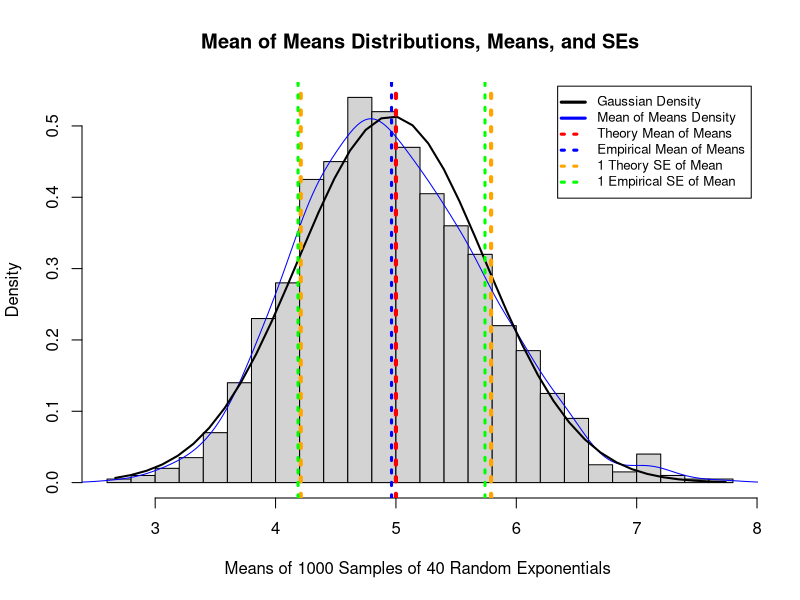
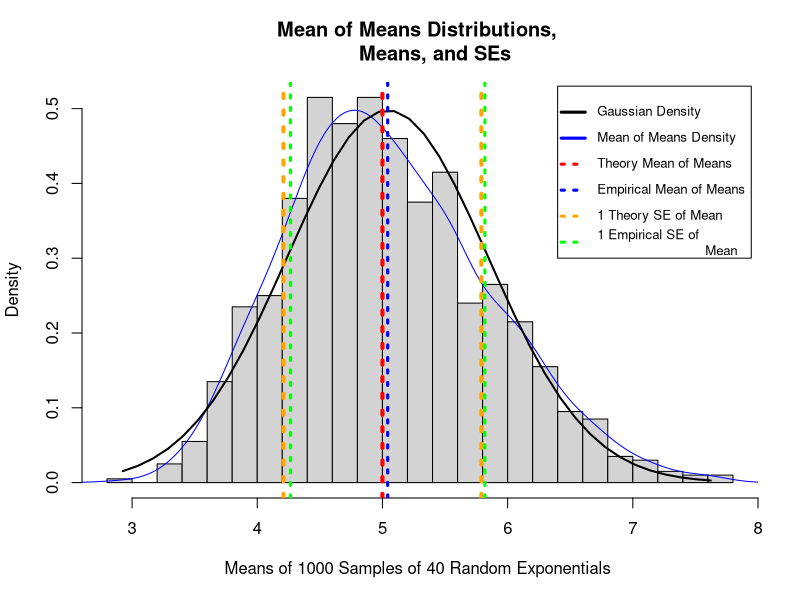

These charts were generated, in order, by the following R code:
## ---- chunk 1
library(plotrix)
lambda <- 0.2
n=40
num_sims=1:1000
sample_mean<-1/lambda
SD<-1/lambda
exp_mean_of_means <- sample_mean
exp_SE_of_means <- SD / sqrt(n)

## ---- chunk 2
rexp_sims<-data.frame(lapply(num_sims, function (x) {rexp(n,lambda)}))
colnames(rexp_sims)<-num_sims
rexp_sims_sample_means<-data.frame(sapply(rexp_sims,mean))
colnames(rexp_sims_sample_means)<-c("means")
emp_mean_of_means<-mean(rexp_sims_sample_means[,1])
emp_SE_of_means<-sd(rexp_sims_sample_means[,1])
h<-unlist(rexp_sims_sample_means[,1])
## ---- chunk 3
statistics<-c(exp_mean_of_means,
              emp_mean_of_means,
              exp_SE_of_means,
              emp_SE_of_means)
  
t<-matrix(data=c(exp_mean_of_means,emp_mean_of_means,exp_SE_of_means,emp_SE_of_means), nrow=2, ncol=2, byrow=TRUE)
t<-data.frame(t)
colnames(t)<-c("Theoretical","Empirical")
rownames(t)<-c("Mean","SE")
hist(h,breaks=20,col="light gray",prob=TRUE,main="Mean of Means Distributions, Means, and SEs",xlab="Means of 1000 Samples of 40 Random Exponentials ") 
lines(density(h),col="blue")
legend("topright",legend=c("Gaussian Density", "Mean of Means Density", "Theory Mean of Means", "Empirical Mean of Means","1 Theory SE of Mean", "1 Empirical SE of Mean"),lty=c(1,1,3,3,3,3),lwd=c(3,3,3,3,3,3), col=c("black","blue","red", "blue","orange","green"),merge=TRUE,inset=.01,cex=.8,adj=0) 
xfit<-seq(min(h),max(h),length=40) 
    yfit<-dnorm(xfit,mean=mean(h),sd=sd(h))
lines(xfit, yfit, col="black", lwd=2)
abline(v=exp_mean_of_means,col="red", lwd=4, lty=3)
abline(v=emp_mean_of_means,col="blue", lwd=3, lty=3)
abline(v=exp_mean_of_means-exp_SE_of_means,col="orange", lwd=4, lty=3)
abline(v=exp_mean_of_means+exp_SE_of_means,col="orange", lwd=4, lty=3)
abline(v=emp_mean_of_means-emp_SE_of_means,col="green", lwd=3, lty=3)
abline(v=emp_mean_of_means+emp_SE_of_means,col="green", lwd=3, lty=3)
print('#')

## ---- chunk 4

a_lambda <- 0.2
a_n=40
a_num_sims=1:1000
a_sample_mean<-1/lambda
a_SD<-1/a_lambda
a_exp_mean_of_means <- a_sample_mean
a_exp_SE_of_means <- SD / sqrt(n)
## ---- chunk 5
a_rexp_sims<-data.frame(lapply(a_num_sims, function (x) {rexp(a_n,a_lambda)}))
colnames(a_rexp_sims)<-a_num_sims
a_rexp_sims_sample_means<-data.frame(sapply(a_rexp_sims,mean))
colnames(a_rexp_sims_sample_means)<-c("means")
a_emp_mean_of_means<-mean(a_rexp_sims_sample_means[,1])
a_emp_SE_of_means<-sd(a_rexp_sims_sample_means[,1])
a_h<-unlist(a_rexp_sims_sample_means[,1])


## ---- chunk 6
statistics<-c(a_exp_mean_of_means,
              a_emp_mean_of_means,
              a_exp_SE_of_means,
              a_emp_SE_of_means)
  
a_t<-matrix(data=c(a_exp_mean_of_means,
                   a_emp_mean_of_means,a_exp_SE_of_means,a_emp_SE_of_means),
            nrow=2, ncol=2, byrow=TRUE)
a_t<-data.frame(a_t)
colnames(a_t)<-c("Theoretical","Empirical")
rownames(a_t)<-c("Mean","SE")

hist(a_h,breaks=20,col="light gray",prob=TRUE,main="Mean of Means Distributions, 
     Means, and SEs",
     xlab="Means of 1000 Samples of 40 Random Exponentials ") 
lines(density(a_h),col="blue")
legend("topright",legend=c("Gaussian Density", "Mean of Means Density", 
                           "Theory Mean of Means", 
                           "Empirical Mean of Means","1 Theory SE of Mean",
                           "1 Empirical SE of 
                           Mean"),lty=c(1,1,3,3,3,3),lwd=c(3,3,3,3,3,3),
                            col=c("black","blue",
                           "red", "blue","orange","green"),
                            merge=TRUE,inset=.01,cex=.8,adj=0) 

a_xfit<-seq(min(a_h),max(a_h),length=40) 
    a_yfit<-dnorm(a_xfit,mean=mean(a_h),sd=sd(a_h))
lines(a_xfit, a_yfit, col="black", lwd=2)
abline(v=a_exp_mean_of_means,col="red", lwd=4, lty=3)
abline(v=a_emp_mean_of_means,col="blue", lwd=3, lty=3)
abline(v=a_exp_mean_of_means-exp_SE_of_means,col="orange", lwd=4, lty=3)
abline(v=a_exp_mean_of_means+exp_SE_of_means,col="orange", lwd=4, lty=3)
abline(v=a_emp_mean_of_means-emp_SE_of_means,col="green", lwd=3, lty=3)
abline(v=a_emp_mean_of_means+emp_SE_of_means,col="green", lwd=3, lty=3)
a_t


